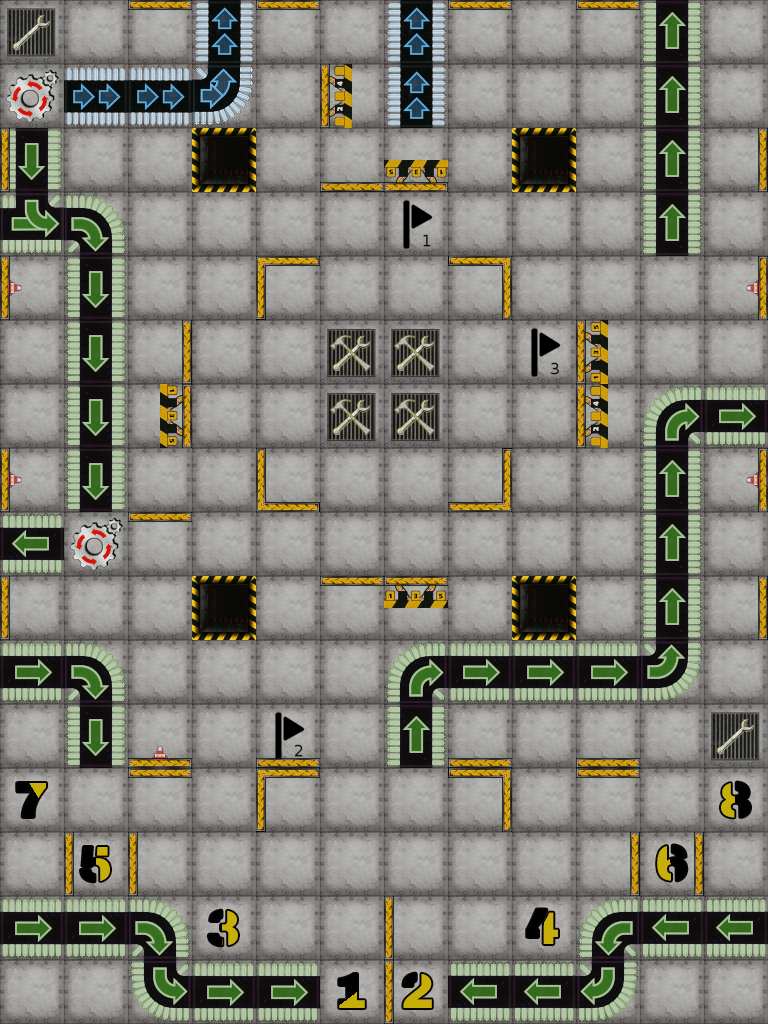

This game map was drawn from its Tiled (.tmx) file and the tilesets committed beside it. A one-line description and the full map source follow:
An orthogonal 12x16 tile map with 64x64 px tiles, 14 tile layers (Board, Start, Flag, Hole, ...).

<map version="1.5" tiledversion="1.6.0" orientation="orthogonal" renderorder="right-down" width="12" height="16" tilewidth="64" tileheight="64" infinite="0" nextlayerid="17" nextobjectid="1">
 <tileset firstgid="1" source="tiles.tsx" />
 <layer id="1" name="Board" width="12" height="16">
  <data encoding="csv">
5,5,5,5,5,5,5,5,5,5,5,5,
5,5,5,5,5,5,5,5,5,5,5,5,
5,5,5,5,5,5,5,5,5,5,5,5,
5,5,5,5,5,5,5,5,5,5,5,5,
5,5,5,5,5,5,5,5,5,5,5,5,
5,5,5,5,5,5,5,5,5,5,5,5,
5,5,5,5,5,5,5,5,5,5,5,5,
5,5,5,5,5,5,5,5,5,5,5,5,
5,5,5,5,5,5,5,5,5,5,5,5,
5,5,5,5,5,5,5,5,5,5,5,5,
5,5,5,5,5,5,5,5,5,5,5,5,
5,5,5,5,5,5,5,5,5,5,5,5,
5,5,5,5,5,5,5,5,5,5,5,5,
5,5,5,5,5,5,5,5,5,5,5,5,
5,5,5,5,5,5,5,5,5,5,5,5,
5,5,5,5,5,5,5,5,5,5,5,5
</data>
 </layer>
 <layer id="3" name="Start" width="12" height="16">
  <data encoding="csv">
0,0,0,0,0,0,0,0,0,0,0,0,
0,0,0,0,0,0,0,0,0,0,0,0,
0,0,0,0,0,0,0,0,0,0,0,0,
0,0,0,0,0,0,0,0,0,0,0,0,
0,0,0,0,0,0,0,0,0,0,0,0,
0,0,0,0,0,0,0,0,0,0,0,0,
0,0,0,0,0,0,0,0,0,0,0,0,
0,0,0,0,0,0,0,0,0,0,0,0,
0,0,0,0,0,0,0,0,0,0,0,0,
0,0,0,0,0,0,0,0,0,0,0,0,
0,0,0,0,0,0,0,0,0,0,0,0,
0,0,0,0,0,0,0,0,0,0,0,0,
131,0,0,0,0,0,0,0,0,0,0,132,
0,129,0,0,0,0,0,0,0,0,130,0,
0,0,0,123,0,0,0,0,124,0,0,0,
0,0,0,0,0,121,122,0,0,0,0,0
</data>
 </layer>
 <layer id="5" name="Flag" width="12" height="16">
  <data encoding="csv">
0,0,0,0,0,0,0,0,0,0,0,0,
0,0,0,0,0,0,0,0,0,0,0,0,
0,0,0,0,0,0,0,0,0,0,0,0,
0,0,0,0,0,0,55,0,0,0,0,0,
0,0,0,0,0,0,0,0,0,0,0,0,
0,0,0,0,0,0,0,0,71,0,0,0,
0,0,0,0,0,0,0,0,0,0,0,0,
0,0,0,0,0,0,0,0,0,0,0,0,
0,0,0,0,0,0,0,0,0,0,0,0,
0,0,0,0,0,0,0,0,0,0,0,0,
0,0,0,0,0,0,0,0,0,0,0,0,
0,0,0,0,63,0,0,0,0,0,0,0,
0,0,0,0,0,0,0,0,0,0,0,0,
0,0,0,0,0,0,0,0,0,0,0,0,
0,0,0,0,0,0,0,0,0,0,0,0,
0,0,0,0,0,0,0,0,0,0,0,0
</data>
 </layer>
 <layer id="6" name="Hole" width="12" height="16">
  <data encoding="csv">
0,0,0,0,0,0,0,0,0,0,0,0,
0,0,0,0,0,0,0,0,0,0,0,0,
0,0,0,6,0,0,0,0,6,0,0,0,
0,0,0,0,0,0,0,0,0,0,0,0,
0,0,0,0,0,0,0,0,0,0,0,0,
0,0,0,0,0,0,0,0,0,0,0,0,
0,0,0,0,0,0,0,0,0,0,0,0,
0,0,0,0,0,0,0,0,0,0,0,0,
0,0,0,0,0,0,0,0,0,0,0,0,
0,0,0,6,0,0,0,0,6,0,0,0,
0,0,0,0,0,0,0,0,0,0,0,0,
0,0,0,0,0,0,0,0,0,0,0,0,
0,0,0,0,0,0,0,0,0,0,0,0,
0,0,0,0,0,0,0,0,0,0,0,0,
0,0,0,0,0,0,0,0,0,0,0,0,
0,0,0,0,0,0,0,0,0,0,0,0
</data>
 </layer>
 <layer id="10" name="Repair" width="12" height="16">
  <data encoding="csv">
15,0,0,0,0,0,0,0,0,0,0,0,
0,0,0,0,0,0,0,0,0,0,0,0,
0,0,0,0,0,0,0,0,0,0,0,0,
0,0,0,0,0,0,0,0,0,0,0,0,
0,0,0,0,0,0,0,0,0,0,0,0,
0,0,0,0,0,0,0,0,0,0,0,0,
0,0,0,0,0,0,0,0,0,0,0,0,
0,0,0,0,0,0,0,0,0,0,0,0,
0,0,0,0,0,0,0,0,0,0,0,0,
0,0,0,0,0,0,0,0,0,0,0,0,
0,0,0,0,0,0,0,0,0,0,0,0,
0,0,0,0,0,0,0,0,0,0,0,15,
0,0,0,0,0,0,0,0,0,0,0,0,
0,0,0,0,0,0,0,0,0,0,0,0,
0,0,0,0,0,0,0,0,0,0,0,0,
0,0,0,0,0,0,0,0,0,0,0,0
</data>
 </layer>
 <layer id="11" name="Upgrade" width="12" height="16">
  <data encoding="csv">
0,0,0,0,0,0,0,0,0,0,0,0,
0,0,0,0,0,0,0,0,0,0,0,0,
0,0,0,0,0,0,0,0,0,0,0,0,
0,0,0,0,0,0,0,0,0,0,0,0,
0,0,0,0,0,0,0,0,0,0,0,0,
0,0,0,0,0,7,7,0,0,0,0,0,
0,0,0,0,0,7,7,0,0,0,0,0,
0,0,0,0,0,0,0,0,0,0,0,0,
0,0,0,0,0,0,0,0,0,0,0,0,
0,0,0,0,0,0,0,0,0,0,0,0,
0,0,0,0,0,0,0,0,0,0,0,0,
0,0,0,0,0,0,0,0,0,0,0,0,
0,0,0,0,0,0,0,0,0,0,0,0,
0,0,0,0,0,0,0,0,0,0,0,0,
0,0,0,0,0,0,0,0,0,0,0,0,
0,0,0,0,0,0,0,0,0,0,0,0
</data>
 </layer>
 <layer id="12" name="Gear" width="12" height="16">
  <data encoding="csv">
0,0,0,0,0,0,0,0,0,0,0,0,
54,0,0,0,0,0,0,0,0,0,0,0,
0,0,0,0,0,0,0,0,0,0,0,0,
0,0,0,0,0,0,0,0,0,0,0,0,
0,0,0,0,0,0,0,0,0,0,0,0,
0,0,0,0,0,0,0,0,0,0,0,0,
0,0,0,0,0,0,0,0,0,0,0,0,
0,0,0,0,0,0,0,0,0,0,0,0,
0,54,0,0,0,0,0,0,0,0,0,0,
0,0,0,0,0,0,0,0,0,0,0,0,
0,0,0,0,0,0,0,0,0,0,0,0,
0,0,0,0,0,0,0,0,0,0,0,0,
0,0,0,0,0,0,0,0,0,0,0,0,
0,0,0,0,0,0,0,0,0,0,0,0,
0,0,0,0,0,0,0,0,0,0,0,0,
0,0,0,0,0,0,0,0,0,0,0,0
</data>
 </layer>
 <layer id="13" name="Conveyor" width="12" height="16">
  <data encoding="csv">
0,0,0,13,0,0,13,0,0,0,49,0,
0,14,14,26,0,0,13,0,0,0,49,0,
50,0,0,0,0,0,0,0,0,0,49,0,
58,36,0,0,0,0,0,0,0,0,49,0,
0,50,0,0,0,0,0,0,0,0,0,0,
0,50,0,0,0,0,0,0,0,0,0,0,
0,50,0,0,0,0,0,0,0,0,35,52,
0,50,0,0,0,0,0,0,0,0,49,0,
51,0,0,0,0,0,0,0,0,0,49,0,
0,0,0,0,0,0,0,0,0,0,49,0,
52,36,0,0,0,0,35,52,52,52,42,0,
0,50,0,0,0,0,49,0,0,0,0,0,
0,0,0,0,0,0,0,0,0,0,0,0,
0,0,0,0,0,0,0,0,0,0,0,0,
52,52,36,0,0,0,0,0,0,33,51,51,
0,0,41,52,52,0,0,51,51,44,0,0
</data>
 </layer>
 <layer id="16" name="LaserDouble" width="12" height="16">
  <data encoding="csv">
0,0,0,0,0,0,0,0,0,0,0,0,
0,0,0,0,0,0,0,0,0,0,0,0,
0,0,0,0,0,0,0,0,0,0,0,0,
0,0,0,0,0,0,0,0,0,0,0,0,
0,0,0,0,0,0,0,0,0,0,0,0,
0,0,0,0,0,0,0,0,0,0,0,0,
0,0,0,0,0,0,0,0,0,0,0,0,
0,0,0,0,0,0,0,0,0,0,0,0,
0,0,0,0,0,0,0,0,0,0,0,0,
0,0,0,0,0,0,0,0,0,0,0,0,
0,0,0,0,0,0,0,0,0,0,0,0,
0,0,0,0,0,0,0,0,0,0,0,0,
0,0,0,0,0,0,0,0,0,0,0,0,
0,0,0,0,0,0,0,0,0,0,0,0,
0,0,0,0,0,0,0,0,0,0,0,0,
0,0,0,0,0,0,0,0,0,0,0,0
</data>
 </layer>
 <layer id="7" name="Laser" width="12" height="16">
  <data encoding="csv">
0,0,0,0,0,0,0,0,0,0,0,0,
0,0,0,0,0,0,0,0,0,0,0,0,
0,0,0,0,0,0,0,0,0,0,0,0,
0,0,0,0,0,0,0,0,0,0,0,0,
0,0,0,0,0,0,0,0,0,0,0,0,
0,0,0,0,0,0,0,0,0,0,0,0,
0,0,0,0,0,0,0,0,0,0,0,0,
0,0,0,0,0,0,0,0,0,0,0,0,
0,0,0,0,0,0,0,0,0,0,0,0,
0,0,0,0,0,0,0,0,0,0,0,0,
0,0,0,0,0,0,0,0,0,0,0,0,
0,0,0,0,0,0,0,0,0,0,0,0,
0,0,0,0,0,0,0,0,0,0,0,0,
0,0,0,0,0,0,0,0,0,0,0,0,
0,0,0,0,0,0,0,0,0,0,0,0,
0,0,0,0,0,0,0,0,0,0,0,0
</data>
 </layer>
 <layer id="9" name="LaserWall" width="12" height="16">
  <data encoding="csv">
0,0,0,0,0,0,0,0,0,0,0,0,
0,0,0,0,0,0,0,0,0,0,0,0,
0,0,0,0,0,0,0,0,0,0,0,0,
0,0,0,0,0,0,0,0,0,0,0,0,
38,0,0,0,0,0,0,0,0,0,0,46,
0,0,0,0,0,0,0,0,0,0,0,0,
0,0,0,0,0,0,0,0,0,0,0,0,
38,0,0,0,0,0,0,0,0,0,0,46,
0,0,0,0,0,0,0,0,0,0,0,0,
0,0,0,0,0,0,0,0,0,0,0,0,
0,0,0,0,0,0,0,0,0,0,0,0,
0,0,37,0,0,0,0,0,0,0,0,0,
0,0,0,0,0,0,0,0,0,0,0,0,
0,0,0,0,0,0,0,0,0,0,0,0,
0,0,0,0,0,0,0,0,0,0,0,0,
0,0,0,0,0,0,0,0,0,0,0,0
</data>
 </layer>
 <layer id="15" name="Pusher" width="12" height="16">
  <data encoding="csv">
0,0,0,0,0,0,0,0,0,0,0,0,
0,0,0,0,0,4,0,0,0,0,0,0,
0,0,0,0,0,0,3,0,0,0,0,0,
0,0,0,0,0,0,0,0,0,0,0,0,
0,0,0,0,0,0,0,0,0,0,0,0,
0,0,0,0,0,0,0,0,0,12,0,0,
0,0,10,0,0,0,0,0,0,4,0,0,
0,0,0,0,0,0,0,0,0,0,0,0,
0,0,0,0,0,0,0,0,0,0,0,0,
0,0,0,0,0,0,9,0,0,0,0,0,
0,0,0,0,0,0,0,0,0,0,0,0,
0,0,0,0,0,0,0,0,0,0,0,0,
0,0,0,0,0,0,0,0,0,0,0,0,
0,0,0,0,0,0,0,0,0,0,0,0,
0,0,0,0,0,0,0,0,0,0,0,0,
0,0,0,0,0,0,0,0,0,0,0,0
</data>
 </layer>
 <layer id="8" name="Wall" width="12" height="16">
  <data encoding="csv">
0,0,31,0,31,0,0,31,0,31,0,0,
0,0,0,0,0,0,0,0,0,0,0,0,
30,0,0,0,0,29,0,0,0,0,0,23,
0,0,0,0,0,0,0,0,0,0,0,0,
0,0,0,0,24,0,0,16,0,0,0,0,
0,0,23,0,0,0,0,0,0,0,0,0,
0,0,0,0,0,0,0,0,0,0,0,0,
0,0,0,0,32,0,0,8,0,0,0,0,
0,0,31,0,0,0,0,0,0,0,0,0,
30,0,0,0,0,31,0,0,0,0,0,23,
0,0,0,0,0,0,0,0,0,0,0,0,
0,0,0,0,29,0,0,29,0,29,0,0,
0,0,31,0,24,0,0,16,0,31,0,0,
0,30,30,0,0,0,0,0,0,23,23,0,
0,0,0,0,0,0,30,0,0,0,0,0,
0,0,0,0,0,0,30,0,0,0,0,0
</data>
 </layer>
 <layer id="2" name="Player" width="12" height="16">
  <data encoding="csv">
0,0,0,0,0,0,0,0,0,0,0,0,
0,0,0,0,0,0,0,0,0,0,0,0,
0,0,0,0,0,0,0,0,0,0,0,0,
0,0,0,0,0,0,0,0,0,0,0,0,
0,0,0,0,0,0,0,0,0,0,0,0,
0,0,0,0,0,0,0,0,0,0,0,0,
0,0,0,0,0,0,0,0,0,0,0,0,
0,0,0,0,0,0,0,0,0,0,0,0,
0,0,0,0,0,0,0,0,0,0,0,0,
0,0,0,0,0,0,0,0,0,0,0,0,
0,0,0,0,0,0,0,0,0,0,0,0,
0,0,0,0,0,0,0,0,0,0,0,0,
0,0,0,0,0,0,0,0,0,0,0,0,
0,0,0,0,0,0,0,0,0,0,0,0,
0,0,0,0,0,0,0,0,0,0,0,0,
0,0,0,0,0,0,0,0,0,0,0,0
</data>
 </layer>
</map>
